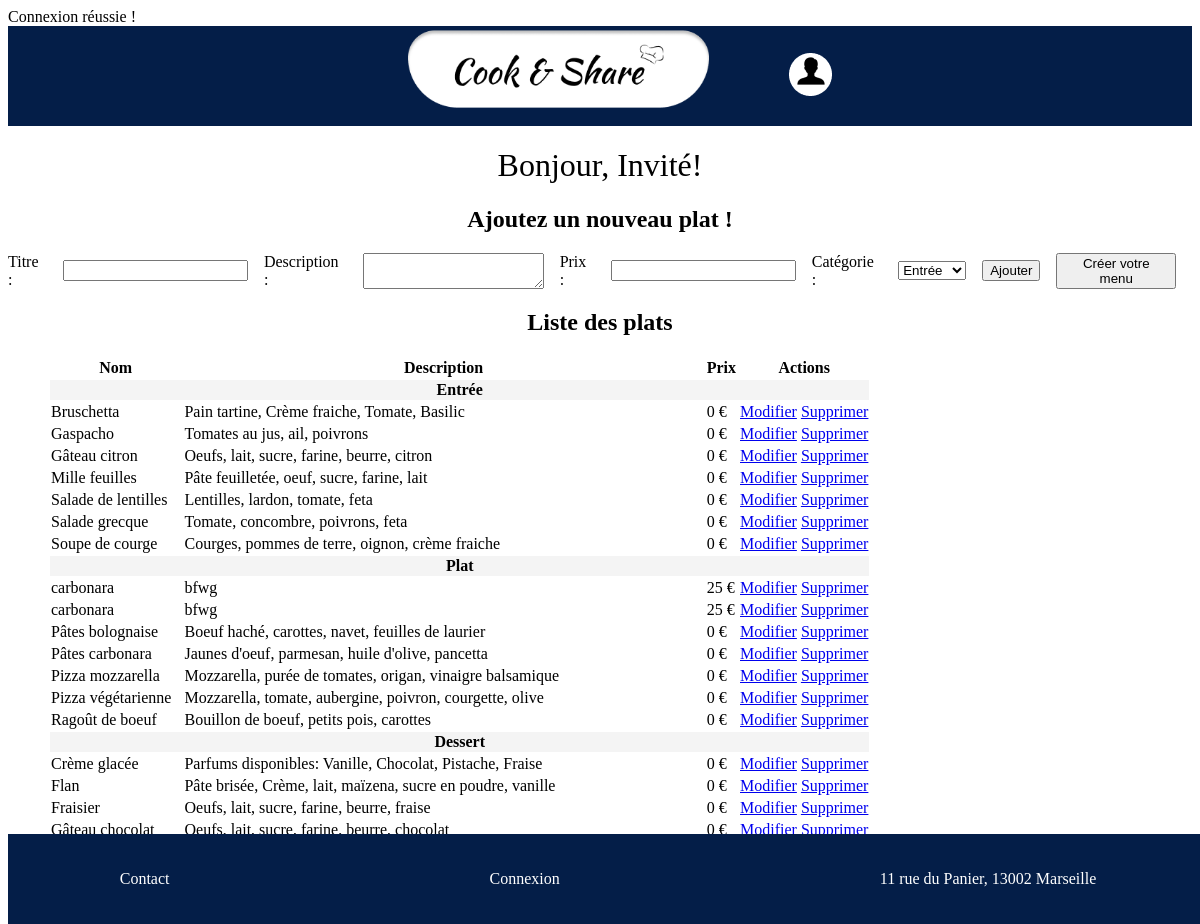
The app's page /profile.php with its own data.
### tables this page shows
CREATE TABLE IF NOT EXISTS `plats` (
  `id` int NOT NULL AUTO_INCREMENT,
  `titre` varchar(100) NOT NULL,
  `description` varchar(255) NOT NULL,
  `prix` decimal(10,0) NOT NULL,
  `id_categorie` int NOT NULL,
  PRIMARY KEY (`id`),
  KEY `id_categorie` (`id_categorie`)
);

CREATE TABLE IF NOT EXISTS `categories` (
  `id` int NOT NULL AUTO_INCREMENT,
  `Nom` varchar(255) NOT NULL,
  PRIMARY KEY (`id`)
);

### includes/db_connection.php (called while the page is built, shortened)
<?php
$host = 'localhost';
$dbname = 'marvin-delansorne_gestionnaire_de_menu';
$username = 'marvin-delansorne';
$password = 'K~5q23q4h';
try {
    $pdo = new PDO("mysql:host=$host;dbname=$dbname;charset=utf8", $username, $password);
    $pdo->setAttribute(PDO::ATTR_ERRMODE, PDO::ERRMODE_EXCEPTION);
} catch (PDOException $host) {
    echo 'Une erreur est survenue : ' . $host->getMessage();
}
$plats = $pdo->query("
    SELECT plats.*, Categories.Nom as categorie_nom
    FROM plats
    INNER JOIN Categories ON plats.id_categorie = Categories.id
    ORDER BY
        FIELD(Categories.Nom, 'Entrée', 'Plat', 'Dessert'),
        plats.titre
")->fetchAll();

### profile.php (the view, shortened to what this page needs)
<?php
require_once 'includes/db_connection.php';
if (isset($_COOKIE['username'])) {
    $username = htmlspecialchars($_COOKIE['username']);
} else {
    $username = 'Invité';
}
?>
<!DOCTYPE html>
<html lang="fr">
<head>
    <link rel="stylesheet" href="./styles/global.css">
    <link rel="stylesheet" href="./styles/style_profil.css">
</head>
<body>
    <header>
        <nav>
            <ul class="navbar">
                <li><a href="index.php"><img src="./assets/img/logo_cook_&_share.png" alt="logo" height="100px"></a></li>
                <li><a href="profile.php"><img src="assets/img/logo_profile.png" alt="profile"></a></li>
            </ul>
        </nav>
    </header>
    <main>
        <h1>Bonjour, <?php echo $username; ?>!</h1>
        <h2>Ajoutez un nouveau plat !</h2>
        <form action="<?php echo htmlspecialchars($_SERVER['PHP_SELF']); ?>" method="post">
            <label for="titre">Titre :</label>
            <input type="text" name="titre" required>
            <label for="description">Description :</label>
            <textarea name="description" required></textarea>
            <label for="prix">Prix :</label>
            <input type="number" name="prix" step="0.01" required>
            <label for="id_categorie">Catégorie :</label>
            <select name="id_categorie" required>
                <?php
                $Categories = $pdo->query("SELECT * FROM Categories")->fetchAll();
                foreach ($Categories as $Categorie) {
                    echo "<option value='{$Categorie['id']}'>{$Categorie['Nom']}</option>";
                }
                ?>
            </select>
            <button type="submit">Ajouter</button>
            <button onclick="window.location.href='creation_menu.php'">Créer votre menu</button>
            <br>
        </form>
        <h2>Liste des plats</h2>
        <ul>
            <table>
                <thead>
                    <tr>
                        <th>Nom</th>
                        <th>Description</th>
                        <th>Prix</th>
                        <th>Actions</th>
                    </tr>
                </thead>
                <tbody>
                    <?php
                    $categorie_actuelle = null;
                    $plats = $pdo->query("
                SELECT plats.*, Categories.Nom as categorie_nom
                FROM plats
                INNER JOIN Categories ON plats.id_categorie = Categories.id
                ORDER BY
                    FIELD(Categories.Nom, 'Entrée', 'Plat', 'Dessert'),
                    plats.titre
            ")->fetchAll();
                    foreach ($plats as $plat):
                        if ($categorie_actuelle !== $plat['categorie_nom']) {
                            $categorie_actuelle = $plat['categorie_nom'];
                            echo "<tr><th colspan='4' style='background-color: #f4f4f4; text-align:center;'>{$categorie_actuelle}</th></tr>";
                        }
                    ?>
                        <tr>
                            <td><?php echo htmlspecialchars($plat['titre']); ?></td>
                            <td><?php echo htmlspecialchars($plat['description']); ?></td>
                            <td class="prix"><?= htmlspecialchars($plat['prix']) ?> €</td>
                            <td>
                                <a href="#">Modifier</a>
                                <a href="profile.php?action=delete&id=<?php echo $plat['id']; ?>">Supprimer</a>
                            </td>
                        </tr>
                    <?php endforeach; ?>
                </tbody>
            </table>
        </ul>
    </main>
    <footer>
        <section class="footer">
            <div>Contact</div>
            <div>Connexion</div>
            <div>11 rue du Panier, 13002 Marseille</div>
        </section>
    </footer>
</body>
</html>

### styles/global.css (style rules this page uses)
body { font-family: "Montserrat", serif; font-optical-sizing: auto; font-weight: 50px; font-style: normal; }
body h1 { text-align: center; font-family: "Kaushan Script", serif; font-weight: 400; font-style: normal; }
.navbar { list-style-type: none; display: flex; justify-content:center; gap: 5em; align-items:center ; background-color: #041E48; background-size: contain; margin: 0%; height: 100px; }
.footer { width: 100%; height: 90px; background-color: #041E48; display: flex; justify-content: center; align-items: center; gap: 20em; color: white; }
footer { width: 100%; position: relative; bottom: 0%; }

### styles/style_profil.css (style rules this page uses)
form { display: flex; justify-content: center; align-items: center; gap: 1em; }
h2, ul { text-align: center; list-style-type: none; }
footer { position: fixed; bottom: 0%; }

### records on screen
plats: id_categorie.Nom "Entrée", titre "Bruschetta", description "Pain tartine, Crème fraiche, Tomate, Basilic", prix "0"
plats: titre "Gaspacho", description "Tomates au jus, ail, poivrons", prix "0"
plats: titre "Gâteau citron", description "Oeufs, lait, sucre, farine, beurre, citron", prix "0"
plats: titre "Mille feuilles", description "Pâte feuilletée, oeuf, sucre, farine, lait", prix "0"
plats: titre "Salade de lentilles", description "Lentilles, lardon, tomate, feta", prix "0"
plats: titre "Salade grecque", description "Tomate, concombre, poivrons, feta", prix "0"
plats: titre "Soupe de courge", description "Courges, pommes de terre, oignon, crème fraiche", prix "0"
plats: id_categorie.Nom "Plat", titre "carbonara", description "bfwg", prix "25"
plats: titre "carbonara", description "bfwg", prix "25"
plats: titre "Pâtes bolognaise", description "Boeuf haché, carottes, navet, feuilles de laurier", prix "0"
plats: titre "Pâtes carbonara", description "Jaunes d'oeuf, parmesan, huile d'olive, pancetta", prix "0"
plats: titre "Pizza mozzarella", description "Mozzarella, purée de tomates, origan, vinaigre balsamique", prix "0"
plats: titre "Pizza végétarienne", description "Mozzarella, tomate, aubergine, poivron, courgette, olive", prix "0"
plats: titre "Ragoût de boeuf", description "Bouillon de boeuf, petits pois, carottes", prix "0"
plats: id_categorie.Nom "Dessert", titre "Crème glacée", description "Parfums disponibles: Vanille, Chocolat, Pistache, Fraise", prix "0"
plats: titre "Flan", description "Pâte brisée, Crème, lait, maïzena, sucre en poudre, vanille", prix "0"
plats: titre "Fraisier", description "Oeufs, lait, sucre, farine, beurre, fraise", prix "0"
plats: titre "Gâteau chocolat", description "Oeufs, lait, sucre, farine, beurre, chocolat", prix "0"

### other values on screen
$username "Invité"
form field id_categorie "Entrée"
